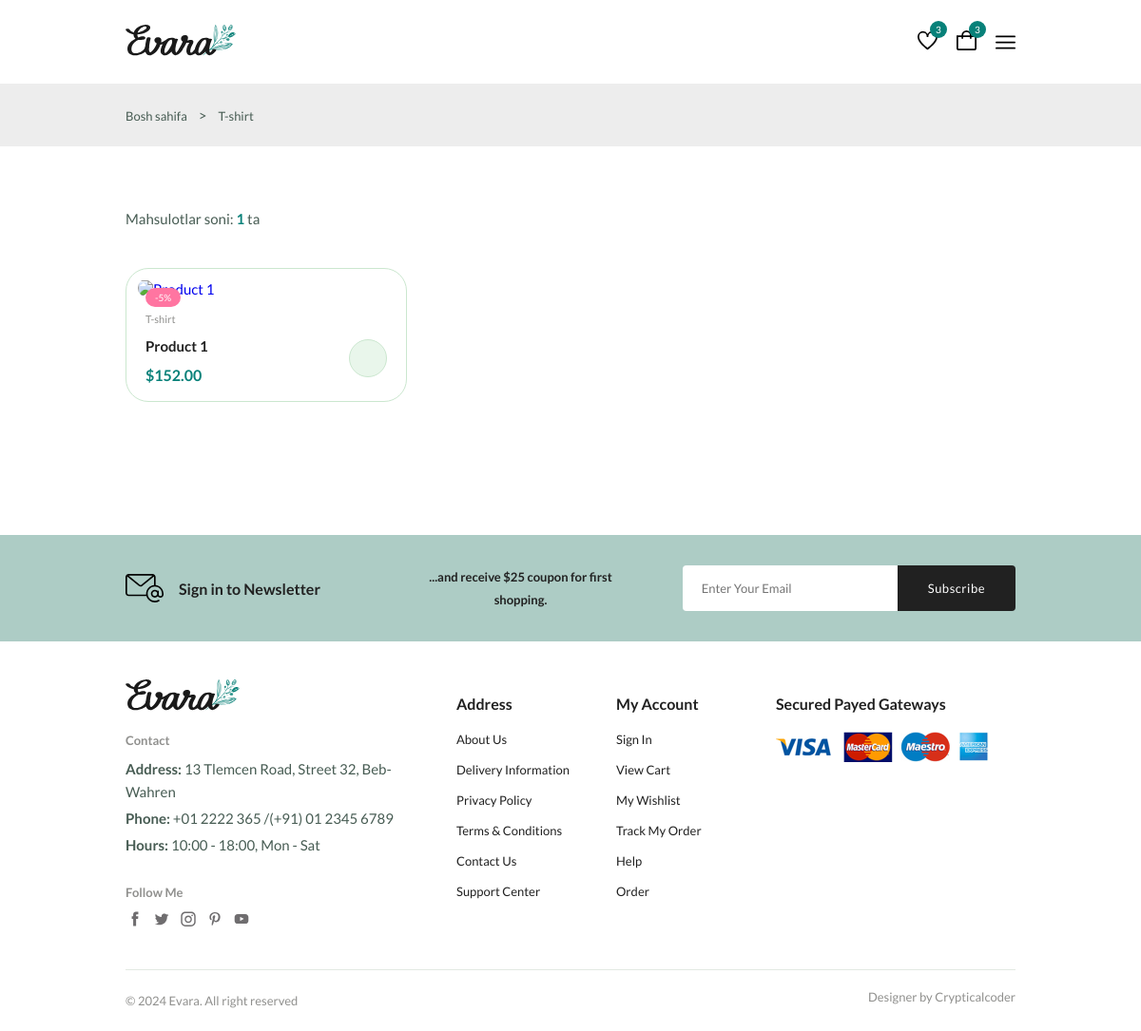
Page /category/1/ on the committed database.
### shop/models/__init__.py (models this page shows, shortened)
class Category(models.Model):
    name = models.CharField(max_length=100)
    image = models.ImageField(upload_to='category_images/', blank=True, null=True)

class Product(models.Model):
    name = models.CharField(max_length=100)
    description = models.TextField()
    brand = models.CharField(max_length=100)
    price = models.DecimalField(max_digits=10, decimal_places=2)
    discount = models.PositiveBigIntegerField(default=0)
    category = models.ForeignKey(Category, on_delete=models.CASCADE, related_name='products')
    image = models.ImageField(upload_to='products/', blank=True, null=True)
    quantity = models.PositiveIntegerField(default=0)

### shop/views.py (the view)
# urls.py: path('category/<int:category_id>/', category_products_with_id, name="category_products"),
def category_products_with_id(request, category_id):
    products = Product.objects.filter(category_id=category_id)
    category = get_object_or_404(Category, id=category_id)
    data = {
        "path": category.name,
        "products": products,
    }
    return render(request, "shop/category_products.html", context=data)

### shop/templates/shop/category_products.html
{% extends "base.html" %}
{% block main %}
    {% include "components/path.html" %}
    {% include "components/shop.html" %}
    {% include "components/newsletters.html" %}
{% endblock main %}

### templates/components/path.html (shortened to what this page needs)
<section class="breadcrumb">
    <ul class="breadcrumb__list flex container">
        <li><a href="index.html" class="breadcrumb__link">Bosh sahifa</a></li>
        <li>></li>
        <li><span class="breadcrumb__link">{{path}}</span></li>
    </ul>
</section>

### templates/components/shop.html (shortened to what this page needs)
{% load static %}
<section class="products container section--lg">
  {% if products %}
      <p class="total__products">Mahsulotlar soni: <span>{{ products.count }}</span> ta</p>
      <div class="products__container grid">
        {% for product in products %}
          <div class="product__item">
            <div class="product__banner">
              <a href="details.html" class="product__images">
              </a>
              {% if product.discount > 0 %}
                <div class="product__badge light-pink">-{{ product.discount }}%</div>
              {% endif %}
            </div>
            <div class="product__content">
              <span class="product__category">{{ product.category.name }}</span>
              <a href="details.html">
                <h3 class="product__title">{{ product.name }}</h3>
              </a>
              <div class="product__price flex">
                {% if product.discount_price %}
                  <span class="new__price">${{ product.discount_price }}</span>
                  <span class="old__price">${{ product.price }}</span>
                {% else %}
                  <span class="new__price">${{ product.price }}</span>
                {% endif %}
              </div>
              <a href="#" class="action__btn cart__btn" aria-label="Add To Cart">
              </a>
            </div>
          </div>
        {% endfor %}
      </div>
  {% else %}
      <div class="no-products">
        <img src="{% static 'images/empty-box.png' %}" alt="Bo'sh" class="no-products__img">
        <h3 class="no-products__title">Hozircha mahsulot mavjud emas 😔</h3>
        <p class="no-products__text">Iltimos, keyinroq qaytib ko‘ring yoki boshqa toifani tanlang.</p>
      </div>
  {% endif %}
</section>

### rows in the picture
Category: name "T-shirt"
Product: discount "5", category.name "T-shirt", name "Product 1", price "152.00"

### other values in the picture
{{ products.count }} "1"
